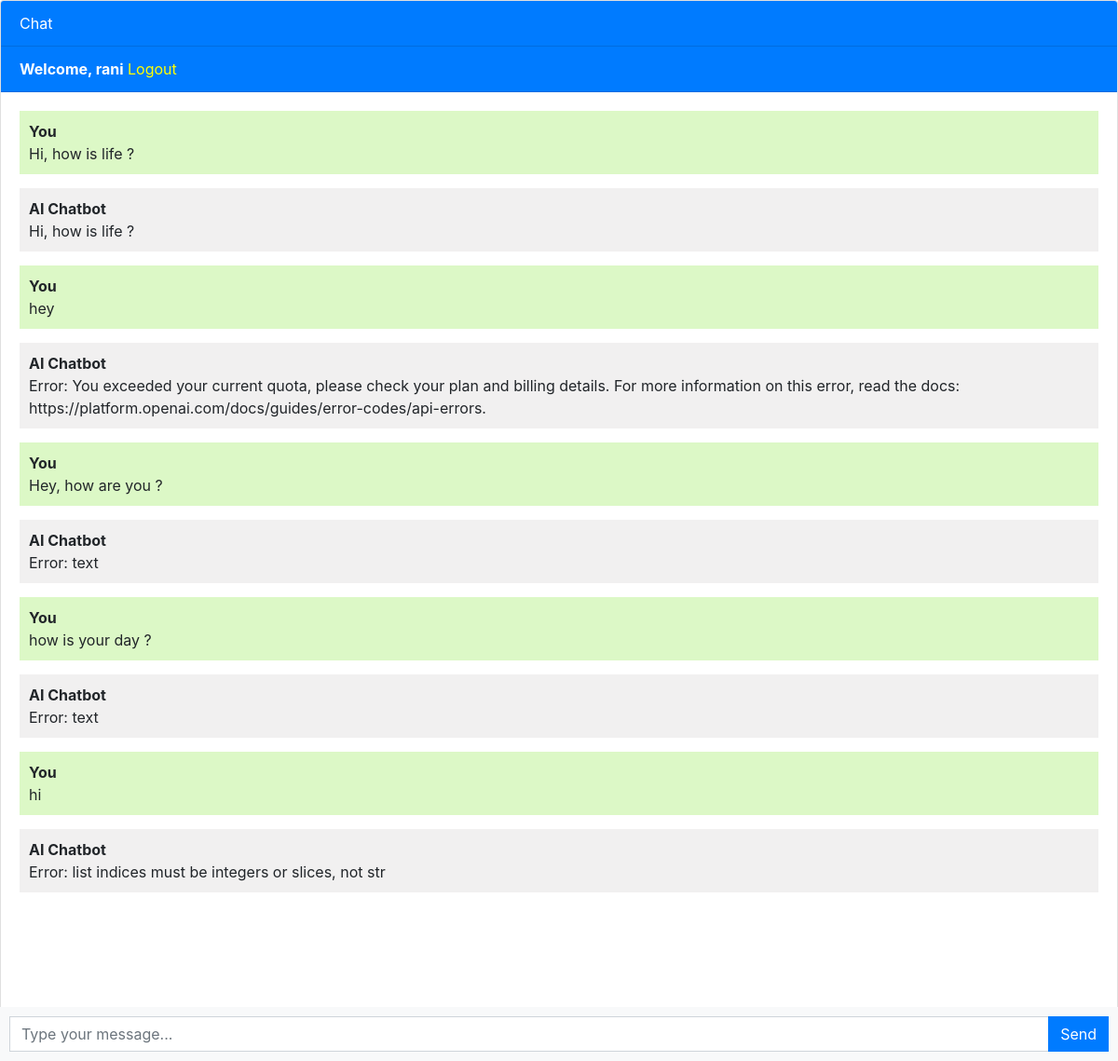
The app's page / (signed in) with its own data.
### chatbot/models.py (models this page shows, shortened)
class Chat(models.Model):
    user = models.ForeignKey(User, on_delete=models.CASCADE)
    message = models.TextField()
    response = models.TextField()
    created_at = models.DateTimeField(auto_now_add=True)

### chatbot/views.py (the view)
# urls.py: path('', views.chatbot, name='chatbot'),
@login_required(login_url='login')
def chatbot(request):
    chats = Chat.objects.filter(user=request.user)  # Safely access only for logged-in users
    if request.method == 'POST':
        message = request.POST.get('message')
        response = ask_openai(message)
        chat = Chat(user=request.user, message=message, response=response, created_at=timezone.now())
        chat.save()
        return JsonResponse({'message': message, 'response': response})
    return render(request, 'chatbot.html', {'chats': chats})

### templates/chatbot.html (shortened to what this page needs)
{% extends 'base.html' %}  {% block content %}
<div class="chat-container">
  <div class="card flex-grow-1">
    <div class="card-header bg-primary text-white">Chat</div>
    {% if user.is_authenticated %}
    <div class="card-header bg-primary text-white">
      <b>Welcome, {{user.username}}</b>
      <a style="color: yellow" href="logout">Logout</a>
    </div>
    {% else %}
    <div class="card-header bg-primary text-white">
      <a style="color: yellow" href="login">Login</a>
      <a style="color: yellow" href="register">Register</a>
    </div>
    {% endif %}
    <div class="card-body messages-box">
      <ul class="list-unstyled messages-list">
        {% for chat in chats %} {% if chat.user == request.user %}
        <li class="message sent">
          <div class="message-text">
            <div class="message-sender">
              <b>You</b>
            </div>
            <div class="message-content">{{chat.message}}</div>
          </div>
        </li>
        <li class="message received">
          <div class="message-text">
            <div class="message-sender">
              <b>AI Chatbot</b>
            </div>
            <div class="message-content">{{chat.response}}</div>
          </div>
        </li>
        {% endif %} {% endfor %}
      </ul>
    </div>
    <br /><br />
    <br /><br />
    <br /><br />
  </div>
  <form class="message-form">
    <div class="input-group">
      <input
        type="text"
        class="form-control message-input"
        placeholder="Type your message..."
      />
      <div class="input-group-append">
        <button type="submit" class="btn btn-primary btn-send">Send</button>
      </div>
    </div>
  </form>
</div>
{% endblock %}

### templates/base.html (shortened to what this page needs)
<!DOCTYPE html>
<html lang="en">
  <head>
    <link rel="stylesheet" href="https://stackpath.bootstrapcdn.com/bootstrap/4.3.1/css/bootstrap.min.css">
  </head>
  <body>
    {% block content %}{% endblock %}
  </body>
</html>

### templates/chatbot.html (style rules this page uses)
body, html { height: 100%; }
.messages-box { flex: 1; overflow-y: auto; }
.messages-list { padding-left: 0; }
.message { margin-bottom: 15px; list-style: none; }
.message-text { padding: 10px; border-radius: 5px; }
.sent { background-color: #dcf8c6; align-self: flex-end; }
.received { background-color: #f1f0f0; align-self: flex-start; }
.message-form { display: flex; position: fixed; bottom: 0; left: 0; right: 0; padding: 10px; background-color: #f8f9fa; }
.message-input { flex: 1; border-radius: 0; border-right: none; }
.btn-send { border-radius: 0; }
.chat-container { height: 100%; display: flex; flex-direction: column; }

### records on screen
Chat: message "Hi, how is life ?", response "Hi, how is life ?"
Chat: message "hey", response "Error: You exceeded your current quota, please check your plan and billing details. For more information on this error, read the docs: https://platform.openai.com/docs/guides/error-codes/api-errors."
Chat: message "Hey, how are you ?", response "Error: text"
Chat: message "how is your day ?", response "Error: text"
Chat: message "hi", response "Error: list indices must be integers or slices, not str"

### other values on screen
{{ user.username }} "rani"
